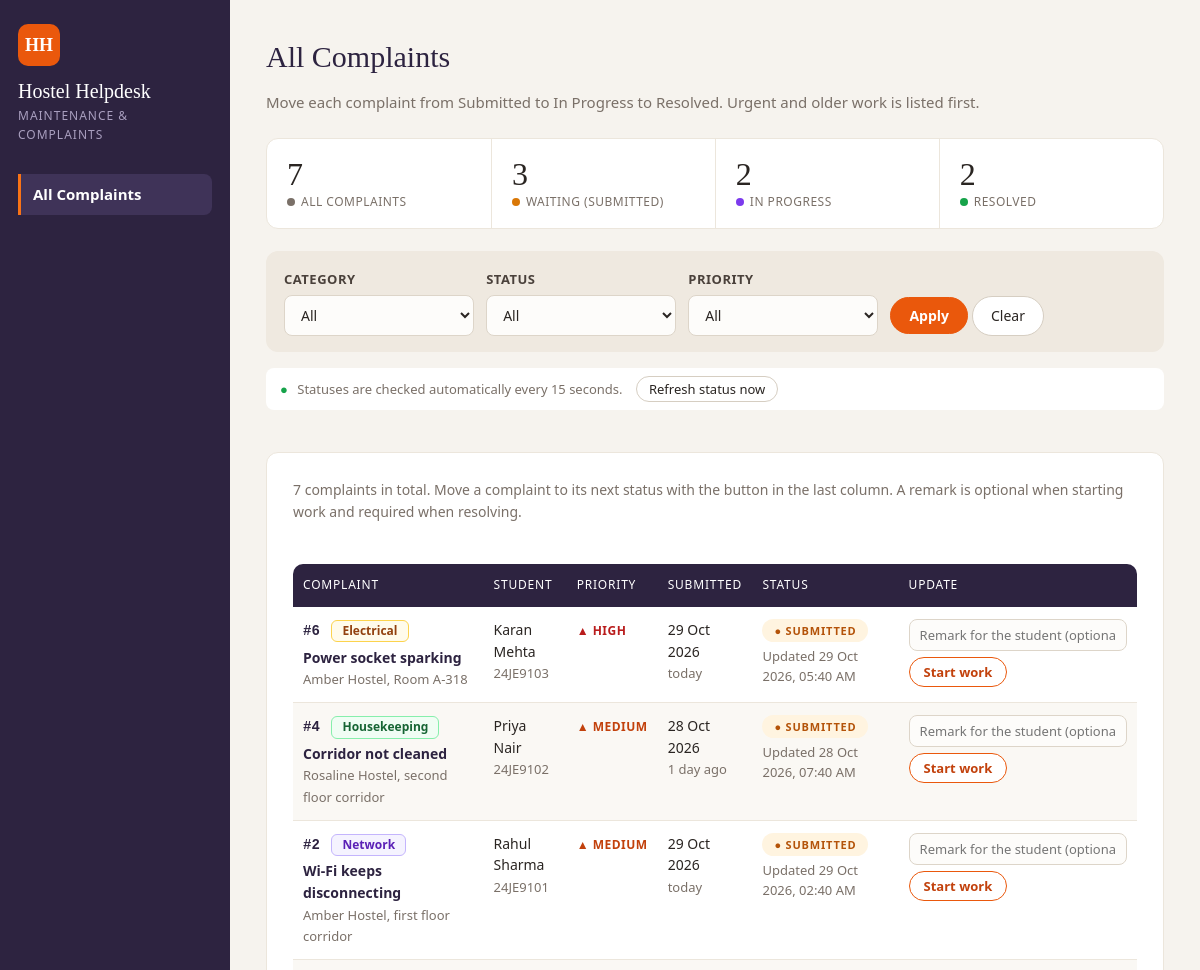
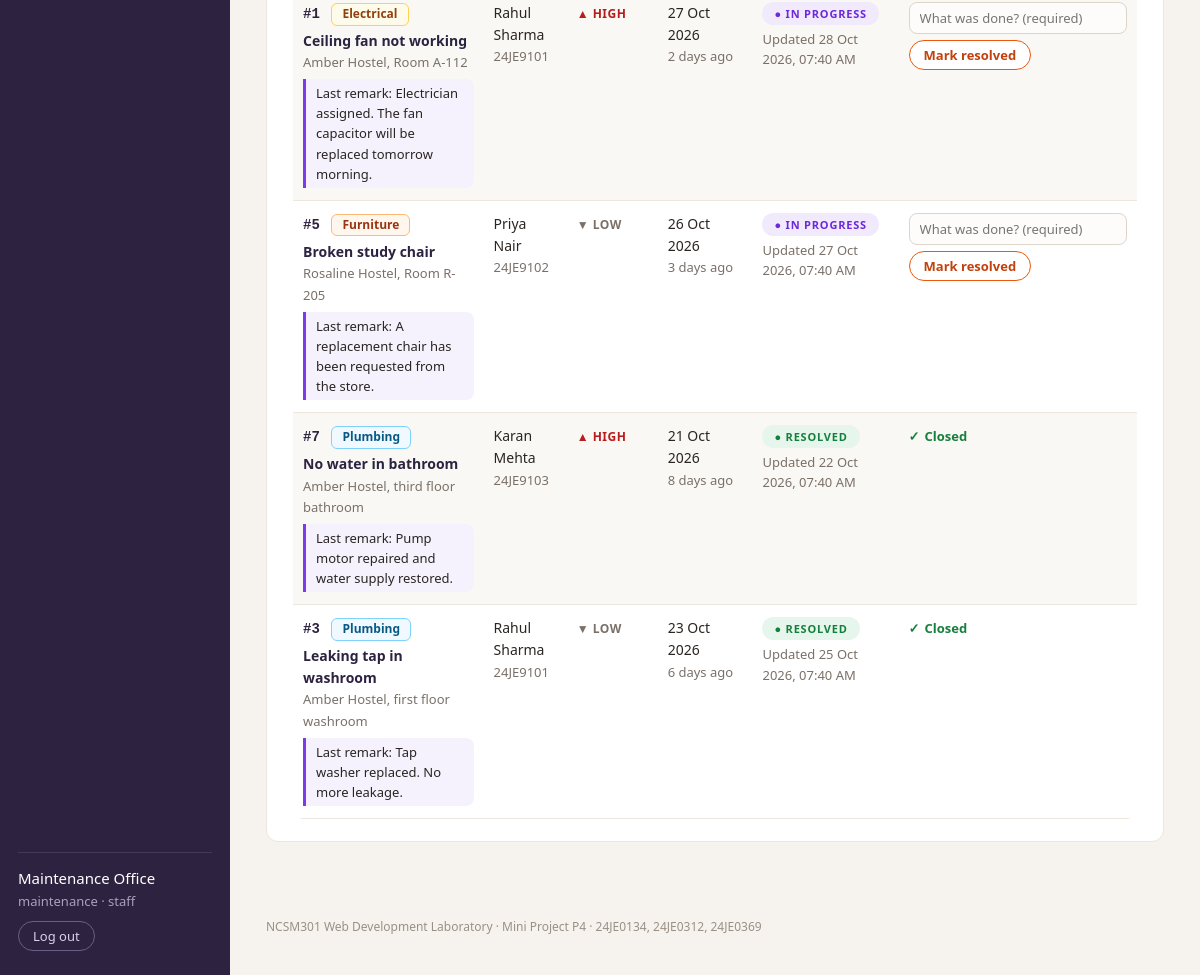
/manage.php (signed in), run on the app's committed database (2 pictures, top to bottom).
### tables this page shows
CREATE TABLE complaints (
    complaint_id INT AUTO_INCREMENT PRIMARY KEY,
    user_id      INT          NOT NULL,
    category_id  INT          NOT NULL,
    title        VARCHAR(100) NOT NULL,
    description  TEXT         NOT NULL,
    location     VARCHAR(80)  NOT NULL,
    priority     VARCHAR(10)  NOT NULL DEFAULT 'Medium',
    status       VARCHAR(20)  NOT NULL DEFAULT 'Submitted',
    created_at   TIMESTAMP    NOT NULL DEFAULT CURRENT_TIMESTAMP,
    updated_at   TIMESTAMP    NOT NULL DEFAULT CURRENT_TIMESTAMP,
    resolved_at  TIMESTAMP    NULL,
    CHECK (priority IN ('Low', 'Medium', 'High')),
    CHECK (status IN ('Submitted', 'In Progress', 'Resolved')),
    FOREIGN KEY (user_id) REFERENCES users (user_id),
    FOREIGN KEY (category_id) REFERENCES categories (category_id)
);

CREATE TABLE categories (
    category_id INT AUTO_INCREMENT PRIMARY KEY,
    name        VARCHAR(30) NOT NULL UNIQUE
);

CREATE TABLE users (
    user_id       INT AUTO_INCREMENT PRIMARY KEY,
    login_id      VARCHAR(20)  NOT NULL UNIQUE,
    full_name     VARCHAR(100) NOT NULL,
    password_hash VARCHAR(255) NOT NULL,
    role          VARCHAR(10)  NOT NULL DEFAULT 'student',
    hostel        VARCHAR(50)  NULL,
    room_no       VARCHAR(10)  NULL,
    CHECK (role IN ('student', 'staff'))
);

### manage.php (the view, shortened to what this page needs)
<?php
require "db.php";
require "functions.php";
$categoryId = isset($_GET["category"]) ? (int) $_GET["category"] : 0;
$status = isset($_GET["status"]) ? $_GET["status"] : "";
$priority = isset($_GET["priority"]) ? $_GET["priority"] : "";
$priorities = ["High", "Medium", "Low"];
if (!in_array($status, all_statuses(), true)) {
    $status = "";
}
if (!in_array($priority, $priorities, true)) {
    $priority = "";
}
$conditions = ["1 = 1"];
$params = [];
$sql = "SELECT c.complaint_id, c.title, c.location, c.priority, c.status, c.created_at, c.updated_at,
               cat.name AS category, u.full_name, u.login_id,
               (SELECT h.remark FROM complaint_updates h
                WHERE h.complaint_id = c.complaint_id AND h.remark IS NOT NULL
                ORDER BY h.update_id DESC LIMIT 1) AS last_remark
        FROM complaints c
        JOIN categories cat ON c.category_id = cat.category_id
        JOIN users u ON c.user_id = u.user_id
        WHERE " . implode(" AND ", $conditions) . "
        ORDER BY CASE c.status WHEN 'Submitted' THEN 1 WHEN 'In Progress' THEN 2 ELSE 3 END,
                 CASE c.priority WHEN 'High' THEN 1 WHEN 'Medium' THEN 2 ELSE 3 END,
                 c.created_at";
$statement = $pdo->prepare($sql);
$statement->execute($params);
$complaints = $statement->fetchAll();
$summary = get_summary($pdo, null);
$isFiltered = $categoryId > 0 || $status !== "" || $priority !== "";
require "header.php";
?>
    <main class="page-container wide">
        <div class="page-heading">
            <h1>All Complaints</h1>
            <p class="page-intro">Move each complaint from Submitted to In Progress to Resolved. Urgent and older work is listed first.</p>
        </div>
        <section class="summary" aria-label="Summary of all complaints">
            <a class="summary-tile" href="manage.php">
                <span class="summary-number" id="summary-total"><?php echo $summary["total"]; ?></span>
                <span class="summary-label">All complaints</span>
            </a>
            <a class="summary-tile tile-submitted" href="manage.php?status=Submitted">
                <span class="summary-number" id="summary-submitted"><?php echo $summary["submitted"]; ?></span>
                <span class="summary-label">Waiting (Submitted)</span>
            </a>
            <a class="summary-tile tile-progress" href="manage.php?status=In+Progress">
                <span class="summary-number" id="summary-progress"><?php echo $summary["inProgress"]; ?></span>
                <span class="summary-label">In progress</span>
            </a>
            <a class="summary-tile tile-resolved" href="manage.php?status=Resolved">
                <span class="summary-number" id="summary-resolved"><?php echo $summary["resolved"]; ?></span>
                <span class="summary-label">Resolved</span>
            </a>
        </section>
        <form id="filter-form" class="filter-bar" action="manage.php" method="get">
            <div class="filter-field">
                <label for="category">Category</label>
                <select id="category" name="category">
                    <option value="0">All</option>
                </select>
            </div>
            <div class="filter-field">
                <label for="status">Status</label>
                <select id="status" name="status">
                    <option value="">All</option>
                </select>
            </div>
            <div class="filter-field">
                <label for="priority">Priority</label>
                <select id="priority" name="priority">
                    <option value="">All</option>
                </select>
            </div>
            <div class="filter-field filter-buttons">
                <button type="submit" class="button-primary">Apply</button>
                <a href="manage.php" class="button-link">Clear</a>
            </div>
        </form>
        <div class="refresh-bar">
            <span id="refresh-time">Statuses are checked automatically every 15 seconds.</span>
            <button type="button" id="refresh-button">Refresh status now</button>
        </div>
        <p id="refresh-message" class="status-message" aria-live="polite"></p>
        <section class="panel">
            <p class="result-count">
                <?php
                echo count($complaints) === 1 ? "1 complaint" : count($complaints) . " complaints";
                echo $isFiltered ? " match the selected filters." : " in total.";
                ?>
                Move a complaint to its next status with the button in the last column.
                A remark is optional when starting work and required when resolving.
            </p>
            <p id="update-message" class="status-message" aria-live="polite"></p>
            <?php if (count($complaints) === 0): ?>
                <p class="empty-message">No complaints match. <a href="manage.php">Clear the filters</a>.</p>
            <?php else: ?>
                <div class="table-wrapper">
                    <table class="complaint-table">
                        <thead>
                            <tr>
                                <th>Complaint</th>
                                <th>Student</th>
                                <th>Priority</th>
                                <th>Submitted</th>
                                <th>Status</th>
                                <th>Update</th>
                            </tr>
                        </thead>
                        <tbody>
                            <?php foreach ($complaints as $complaint): ?>
                                <tr id="complaint-<?php echo $complaint["complaint_id"]; ?>" class="tracked-complaint"
                                    data-complaint-id="<?php echo $complaint["complaint_id"]; ?>"
                                    data-status="<?php echo htmlspecialchars($complaint["status"]); ?>">
                                    <td>
                                        <span class="complaint-number">#<?php echo $complaint["complaint_id"]; ?></span>
                                        <span class="badge badge-<?php echo strtolower(htmlspecialchars($complaint["category"])); ?>">
                                            <?php echo htmlspecialchars($complaint["category"]); ?>
                                        </span>
                                        <a class="table-title" href="complaint.php?id=<?php echo $complaint["complaint_id"]; ?>">
                                            <?php echo htmlspecialchars($complaint["title"]); ?>
                                        </a>
                                        <span class="muted"><?php echo htmlspecialchars($complaint["location"]); ?></span>
                                        <span class="staff-remark table-remark" <?php echo $complaint["last_remark"] === null ? "hidden" : ""; ?>>
                                            Last remark: <span class="remark-text"><?php echo htmlspecialchars((string) $complaint["last_remark"]); ?></span>
                                        </span>
                                    </td>
                                    <td>
                                        <?php echo htmlspecialchars($complaint["full_name"]); ?><br>
                                        <span class="muted"><?php echo htmlspecialchars($complaint["login_id"]); ?></span>
                                    </td>
                                    <td>
                                        <span class="priority priority-<?php echo strtolower($complaint["priority"]); ?>">
                                            <?php echo htmlspecialchars($complaint["priority"]); ?>
                                        </span>
                                    </td>
                                    <td>
                                        <?php echo date("d M Y", strtotime($complaint["created_at"])); ?><br>
                                        <span class="muted"><?php echo days_ago($complaint["created_at"]); ?></span>
                                    </td>
                                    <td>
                                        <span class="status-pill <?php echo status_class($complaint["status"]); ?>">
                                            <?php echo htmlspecialchars($complaint["status"]); ?>
                                        </span>
                                        <span class="muted updated-line">
                                            Updated <span class="updated-text"><?php echo format_time($complaint["updated_at"]); ?></span>
                                        </span>
                                    </td>
                                    <td>
                                        <?php print_staff_actions($complaint["complaint_id"], $complaint["status"]); ?>
                                    </td>
                                </tr>
                            <?php endforeach; ?>
                        </tbody>
                    </table>
                </div>
            <?php endif; ?>
        </section>
    </main>
<?php require "footer.php"; ?>
</body>
</html>

### functions.php (shortened to what this page needs)
<?php
function all_statuses() {
    return ["Submitted", "In Progress", "Resolved"];
}
function next_status($status) {
    $statusOrder = all_statuses();
    $position = array_search($status, $statusOrder);
    if ($position === false || $position === count($statusOrder) - 1) {
        return null;
    }
    return $statusOrder[$position + 1];
}
function status_class($status) {
    if ($status === "In Progress") {
        return "status-progress";
    } elseif ($status === "Resolved") {
        return "status-resolved";
    }
    return "status-submitted";
}
function format_time($timestamp) {
    return date("d M Y, h:i A", strtotime($timestamp));
}
function get_summary($pdo, $userId) {
    $sql = "SELECT COUNT(*) AS total,
                   SUM(status = 'Submitted') AS submitted,
                   SUM(status = 'In Progress') AS inProgress,
                   SUM(status = 'Resolved') AS resolved
            FROM complaints";
    $params = [];
    $statement = $pdo->prepare($sql);
    $statement->execute($params);
    $row = $statement->fetch();
    return [
        "total" => (int) $row["total"],
        "submitted" => (int) $row["submitted"],
        "inProgress" => (int) $row["inProgress"],
        "resolved" => (int) $row["resolved"],
    ];
}
function days_ago($timestamp) {
    $today = new DateTime(date("Y-m-d"));
    $day = new DateTime(date("Y-m-d", strtotime($timestamp)));
    $days = (int) $day->diff($today)->format("%a");
    if ($days === 0) {
        return "today";
    } elseif ($days === 1) {
        return "1 day ago";
    }
    return $days . " days ago";
}
function print_staff_actions($complaintId, $status) {
    $next = next_status($status);
    $labels = ["In Progress" => "Start work", "Resolved" => "Mark resolved"];
    $hide = ' style="display: none"';
    ?>
    <div class="staff-actions">
        <input type="text" class="remark-input" maxlength="255"
               aria-label="Remark for complaint #<?php echo $complaintId; ?>"
               placeholder="<?php echo $next === "Resolved" ? "What was done? (required)" : "Remark for the student (optional)"; ?>"
               <?php echo $next === null ? $hide : ""; ?>>
        <button type="button" class="move-button" data-complaint-id="<?php echo $complaintId; ?>"
                data-to="<?php echo htmlspecialchars((string) $next); ?>"
                <?php echo $next === null ? $hide : ""; ?>>
            <?php echo $next === null ? "" : $labels[$next]; ?>
        </button>
        <span class="no-action" <?php echo $next === null ? "" : $hide; ?>>Closed</span>
    </div>
    <?php
}
?>

### data on the page
complaints: complaint_id "6", category.name "Electrical", title "Power socket sparking", location "Amber Hostel, Room A-318", user.full_name "Karan Mehta", user.login_id "24JE9103", priority "HIGH", created_at "29 Oct 2026", created_at "today", status "SUBMITTED", updated_at "29 Oct 2026, 05:40 AM", status "Start work"
complaints: complaint_id "4", category.name "Housekeeping", title "Corridor not cleaned", location "Rosaline Hostel, second floor corridor", user.full_name "Priya Nair", user.login_id "24JE9102", priority "MEDIUM", created_at "28 Oct 2026", created_at "1 day ago", status "SUBMITTED", updated_at "28 Oct 2026, 07:40 AM", status "Start work"
complaints: complaint_id "2", category.name "Network", title "Wi-Fi keeps disconnecting", location "Amber Hostel, first floor corridor", user.full_name "Rahul Sharma", user.login_id "24JE9101", priority "MEDIUM", created_at "29 Oct 2026", created_at "today", status "SUBMITTED", updated_at "29 Oct 2026, 02:40 AM", status "Start work"
complaints: complaint_id "1", category.name "Electrical", title "Ceiling fan not working", location "Amber Hostel, Room A-112", last_remark "Electrician assigned. The fan capacitor will be replaced tomorrow morning.", user.full_name "Rahul Sharma", user.login_id "24JE9101", priority "HIGH", created_at "27 Oct 2026", created_at "2 days ago", status "IN PROGRESS", updated_at "28 Oct 2026, 07:40 AM", status "Mark resolved"
complaints: complaint_id "5", category.name "Furniture", title "Broken study chair", location "Rosaline Hostel, Room R-205", last_remark "A replacement chair has been requested from the store.", user.full_name "Priya Nair", user.login_id "24JE9102", priority "LOW", created_at "26 Oct 2026", created_at "3 days ago", status "IN PROGRESS", updated_at "27 Oct 2026, 07:40 AM", status "Mark resolved"
complaints: complaint_id "7", category.name "Plumbing", title "No water in bathroom", location "Amber Hostel, third floor bathroom", last_remark "Pump motor repaired and water supply restored.", user.full_name "Karan Mehta", user.login_id "24JE9103", priority "HIGH", created_at "21 Oct 2026", created_at "8 days ago", status "RESOLVED", updated_at "22 Oct 2026, 07:40 AM"
complaints: complaint_id "3", category.name "Plumbing", title "Leaking tap in washroom", location "Amber Hostel, first floor washroom", last_remark "Tap washer replaced. No more leakage.", user.full_name "Rahul Sharma", user.login_id "24JE9101", priority "LOW", created_at "23 Oct 2026", created_at "6 days ago", status "RESOLVED", updated_at "25 Oct 2026, 07:40 AM"

### other printed values
$_SESSION["fullName"] "Maintenance Office"
$_SESSION["loginId"] "maintenance"
$_SESSION["role"] "staff"
$summary["total"] "7"
$summary["submitted"] "3"
$summary["inProgress"] "2"
$summary["resolved"] "2"
count($complaints) "7"
